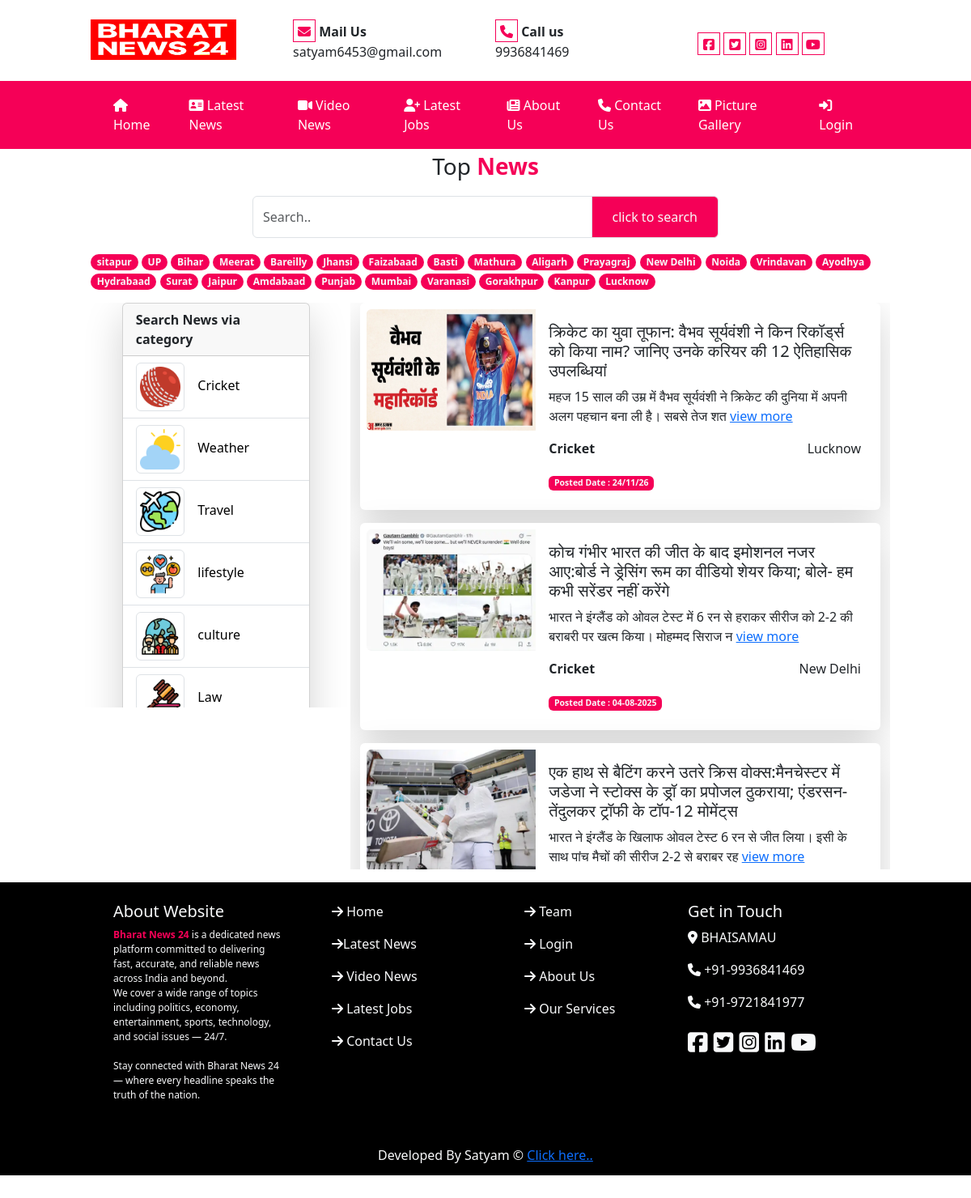
The app's page /category/?id=14 with its own data.
### user/models.py (models this page shows)
class tblcity(models.Model):
    cityname=models.CharField(max_length=60,null=True)
    picture=models.ImageField(upload_to="static/city/",null=True,blank=True)
    def __str__(self):
        return self.cityname

class tblcategory(models.Model):
    picture=models.ImageField(upload_to="static/category/",null=True,blank=True)
    cname=models.CharField(max_length=50,null=True)
    def __str__(self):
        return self.cname

class tblnews(models.Model):
    headlines=models.TextField(null=True)
    description=models.TextField(null=True)
    picture=models.ImageField(upload_to="static/news/",null=True,blank=True)
    category=models.ForeignKey(tblcategory,on_delete=models.CASCADE,null=True)
    city=models.ForeignKey(tblcity,on_delete=models.CASCADE,null=True)
    posteddate=models.CharField(max_length=100,null=True)

### user/views.py (the view)
# urls.py: path("category/",views.category),
def category(request):
    x=request.GET.get("search")
    data=tblcity.objects.all().order_by("-id")
    cityid=request.GET.get("msg")
    id=request.GET.get('id')
    if id :
        ndata=tblnews.objects.filter(category=id).order_by("-id")
    elif cityid:
        ndata=tblnews.objects.filter(city=cityid).order_by("-id")
    elif x:
        ndata=tblnews.objects.filter(Q(headlines__icontains=x)|Q(description__icontains=x) )
    else:
        ndata=tblnews.objects.all().order_by("-id")
    cdata=tblcategory.objects.all()
    d={"cities":data,"news":ndata,"cat":cdata}
    return render(request,"category.html",d)

### templates/category.html (shortened to what this page needs)
{% extends 'base.html' %}
{% load static %}
{% block content %}
<div class="row ">
  <p class="text-center fs-3">Top <B class="text-mycolor1">News</B></p>
  <div class="w-50 mx-auto">
    <form method="get">
      <div class="input-group">
        <input name="search" type="text" placeholder="Search.." class="form-control" />
        <span class="input-group-text bg-mycolor1 text-light">
          <input type="submit" class="btn bg-mycolor1 text-light" value="click to search" />
        </span>
      </div>
    </form>
  </div>
  <div class="col-sm-10 mx-auto mt-3">
    {% for r in cities %}
    <a href="/category?msg={{r.id}}" class="badge bg-mycolor1 text-light rounded-pill"
      style="text-decoration: none;">{{r.cityname}}</a>
    {% endfor %}
    <div class="row py-3">
      <div class="col-sm-4" style="height: 500px; overflow-y: auto;">
        <div class="card mx-auto shadow-lg w-75">
          <div class="card-header">
            <b>Search News via category</b>
          </div>
          <ul class="list-group list-group-flush">
            {% for c in cat %}
            <li class="list-group-item">
              <img src="../{{c.picture}}" class="img-thumbnail" style="height: 60px; width: 60px;" />&nbsp;&nbsp;&nbsp;
              <a href="/category/?id={{c.id}}" style="text-decoration: none; color: black;"> {{c.cname}}</a>
            </li>
            {% endfor %}
          </ul>
        </div>
      </div>
      <div class="col-sm-8 " style="height: 700px; overflow-y: auto;">
        {% for r in news %}
        <div class="card mb-3 border border-0 shadow-lg p-2">
          <div class="row g-0">
            <div class="col-md-4">
              <img src="../{{r.picture}}" class="img-fluid rounded-start catimg" alt="...">
            </div>
            <div class="col-md-8">
              <div class="card-body">
                <h5 class="card-title">{{r.headlines}}</h5>
                <p class="card-text"> {{r.description|slice:100}}
                  <a href="/details?nid={{r.id}}">view more</a>
                </p>
                <p class="card-text">
                  <b>{{r.category}}</b>
                  <span class="float-end">{{r.city}}</span>
                </p>
                <p class="card-text"><small class="text-body-secondary">
                    <span class="bg-mycolor1 text-light badge"><b>Posted Date :</b> {{r.posteddate}}</span>
                  </small></p>
              </div>
            </div>
          </div>
        </div>
        {% endfor %}
      </div>
    </div>
  </div>
</div>
{% endblock %}

### templates/base.html (shortened to what this page needs)
{% load static %}
<!DOCTYPE html>
<html lang="en">
<head>
  <link rel="stylesheet" href="{% static 'css/bootstrap.css' %}">
  <link rel="stylesheet" href="https://cdnjs.cloudflare.com/ajax/libs/font-awesome/6.7.2/css/all.min.css">
<body>
  <div class="container-fluid">
    <div class="row header">
      <div class="col-sm-1"></div>
      <div class="col-sm-10 py-4">
        <div class="row">
          <div class="col-sm-3">
            <div><img src="{% static 'images/bnn.png' %}" style="height: 50px; width: 180px;" /></div>
          </div>
          <div class="col-sm-3">
            <b>
              <a href="mailto:contact@bharatnews24.in"> <i class="fa-solid fa-envelope ic"></i></a>
              Mail Us</b><br>
            satyam6453@gmail.com
          </div>
          <div class="col-sm-3">
            <b>
              <a href=""> <i class="fa-solid fa-phone ic"></i></a>
              Call us</b><br>
            9936841469
          </div>
          <div class="col-sm-3 pt-3">
            <a href="https://www.facebook.com/share/19TPQRnkn8/"><i class="fa-brands fa-square-facebook ic"></i></a>
            <i class="fa-brands fa-square-twitter ic"></i>
            <a href="https://www.instagram.com/hearty_satyam?igsh=MTR1NTI5anFmeGVvdg=="> <i
                class="fa-brands fa-square-instagram ic"></i></a>
            <a href="https://in.linkedin.com/"> <i class="fa-brands fa-linkedin ic"></i></a>
            <a href="https://www.youtube.com/"><i class="fa-brands fa-youtube ic"></i></a>
          </div>
        </div>
      </div>
      <div class="col-sm-1"></div>
    </div>
    <div class="row menu bg-mycolor1 sticky-top">
      <div class="col-sm-10 mx-auto">
        <nav class="navbar navbar-expand-lg bg-body-tertiary" id="menu">
          <div class="container-fluid">
            <div class="collapse navbar-collapse" id="navbarSupportedContent">
              <ul class="navbar-nav mx-auto mb-2 mb-lg-0">
                <li class="nav-item">
                  <a class="nav-link active ps-3" aria-current="page" href="/index/"> <i class="fa-solid fa-house"></i>
                    Home</a>
                </li>
                <li class="nav-item">
                  <a class="nav-link ps-4" href="/category/"> <i class="fa-solid fa-address-card"></i> Latest News</a>
                </li>
                <li class="nav-item">
                  <a class="nav-link ps-4" href="/vnews/"> <i class="fa-solid fa-video"></i> Video News</a>
                </li>
                <li class="nav-item">
                  <a class="nav-link ps-4" href="/jobs/"> <i class="fa-solid fa-user-plus"></i> Latest Jobs</a>
                </li>
                <li class="nav-item ">
                  <a class="nav-link ps-4" href="/about/"> <i class="fa-solid fa-newspaper"></i> About Us</a>
                </li>
                <li class="nav-item ">
                  <a class="nav-link ps-4" href="/contact/"> <i class="fa-solid fa-phone"></i> Contact Us</a>
                </li>
                <li class="nav-item">
          <a class="nav-link ps-4" href="/gallery/"> <i class="fa-solid fa-image"></i> Picture Gallery</a>
        </li>
                <li class="nav-item">
                  <a class="nav-link ps-4" href="/admin/"> <i class="fa-solid fa-right-to-bracket"></i> Login</a>
                </li>
              </ul>
            </div>
          </div>
        </nav>
      </div>
    </div>
    <div class="row">
      <div class="col-sm-12" style="min-height: 500px;">
        {% block content %}
        {% endblock %}
      </div>
    </div>
    <div class="row ufooter">
      <div class="col-sm-10 mx-auto">
        <div class="row p-4">
          <div class="col-sm-3 text-light ps-3">
            <h5>About Website</h5>
            <p style="font-size: 12px;"><b class="text-mycolor1">Bharat News 24 </b>is a dedicated news platform
              committed to delivering fast, accurate, and reliable news across India and beyond.<br>
              We cover a wide range of topics including politics, economy, entertainment, sports, technology, and social
              issues — 24/7.<br><br>
              Stay connected with Bharat News 24 — where every headline speaks the truth of the nation.
            </p>
          </div>
          <div class="col-sm-3 text-light ps-5">
            <a href="/index/" class="text-light" style="text-decoration: none;">
              <p><i class="fa-solid fa-arrow-right"></i> Home</p>
            </a>
            <a href="/category/" class="text-light" style="text-decoration: none;">
              <p><i class="fa-solid fa-arrow-right"></i>Latest News</p>
            </a>
            <a href="/vnews/" class="text-light" style="text-decoration: none;">
              <p><i class="fa-solid fa-arrow-right"></i> Video News</p>
            </a>
            <a href="/jobs/" class="text-light" style="text-decoration: none;">
              <p><i class="fa-solid fa-arrow-right"></i> Latest Jobs</p>
            </a>
            <a href="/contact/" class="text-light" style="text-decoration: none;">
              <p><i class="fa-solid fa-arrow-right"></i> Contact Us</p>
            </a>
          </div>
          <div class="col-sm-3 text-light ps-5">
            <a href="/team/" class="text-light" style="text-decoration: none;">
              <p><i class="fa-solid fa-arrow-right"></i> Team</p>
            </a>
            <a href="/admin/" class="text-light" style="text-decoration: none;">
              <p><i class="fa-solid fa-arrow-right"></i> Login</p>
            </a>
            <p><i class="fa-solid fa-arrow-right"></i> About Us</p>
            <p><i class="fa-solid fa-arrow-right"></i> Our Services</p>
          </div>
          <div class="col-sm-3 text-light">
            <h5>Get in Touch</h5>
            <p><i class="fa-solid fa-location-dot"></i> BHAISAMAU  </p>
            <p><i class="fa-solid fa-phone"></i> +91-9936841469</p>
            <p><i class="fa-solid fa-phone"></i> +91-9721841977</p>
            <p class="fs-3"><i class="fa-brands fa-square-facebook "></i>
              <i class="fa-brands fa-square-twitter "></i>
              <i class="fa-brands fa-square-instagram "></i>
              <i class="fa-brands fa-linkedin "></i>
              <i class="fa-brands fa-youtube "></i>
            </p>
          </div>
        </div>
      </div>
    </div>
    <div class="row bfooter text-light text-center">
      <span style="line-height: 50px;">Developed By Satyam &copy;
        <a href="/me/" target="blank">Click here..</a></span>
    </div>
  </div>
</body>
</html>

### records on screen
tblcity: cityname "sitapur"
tblcity: cityname "UP"
tblcity: cityname "Bihar"
tblcity: cityname "Meerat"
tblcity: cityname "Bareilly"
tblcity: cityname "Jhansi"
tblcity: cityname "Faizabaad"
tblcity: cityname "Basti"
tblcity: cityname "Mathura"
tblcity: cityname "Aligarh"
tblcity: cityname "Prayagraj"
tblcity: cityname "New Delhi"
tblcity: cityname "Noida"
tblcity: cityname "Vrindavan"
tblcity: cityname "Ayodhya"
tblcity: cityname "Hydrabaad"
tblcity: cityname "Surat"
tblcity: cityname "Jaipur"
tblcity: cityname "Amdabaad"
tblcity: cityname "Punjab"
tblcity: cityname "Mumbai"
tblcity: cityname "Varanasi"
tblcity: cityname "Gorakhpur"
tblcity: cityname "Kanpur"
tblcity: cityname "Lucknow"
tblcategory: picture (picture), cname "Cricket"
tblcategory: picture (picture), cname "Weather"
tblcategory: picture (picture), cname "Travel"
tblcategory: picture (picture), cname "lifestyle"
tblcategory: picture (picture), cname "culture"
tblcategory: picture (picture), cname "Law"
tblnews: picture (picture), headlines "क्रिकेट का युवा तूफान: वैभव सूर्यवंशी ने किन रिकॉर्ड्स को किया नाम? जानिए उनके करियर की 12 ऐतिहासिक उपलब्धियां", description "महज 15 साल की उम्र में वैभव सूर्यवंशी ने क्रिकेट की दुनिया में अपनी अलग पहचान बना ली है। सबसे तेज शत", category "Cricket", city "Lucknow", posteddate "24/11/26"
tblnews: picture (picture), headlines "कोच गंभीर भारत की जीत के बाद इमोशनल नजर आए:बोर्ड ने ड्रेसिंग रूम का वीडियो शेयर किया; बोले- हम कभी सरेंडर नहीं करेंगे", description "भारत ने इंग्लैंड को ओवल टेस्ट में 6 रन से हराकर सीरीज को 2-2 की बराबरी पर खत्म किया। मोहम्मद सिराज न", category "Cricket", city "New Delhi", posteddate "04-08-2025"
tblnews: picture (picture), headlines "एक हाथ से बैटिंग करने उतरे क्रिस वोक्स:मैनचेस्टर में जडेजा ने स्टोक्स के ड्रॉ का प्रपोजल ठुकराया; एंडरसन-तेंदुलकर ट्रॉफी के टॉप-12 मोमेंट्स", description "भारत ने इंग्लैंड के खिलाफ ओवल टेस्ट 6 रन से जीत लिया। इसी के साथ पांच मैचों की सीरीज 2-2 से बराबर रह"
